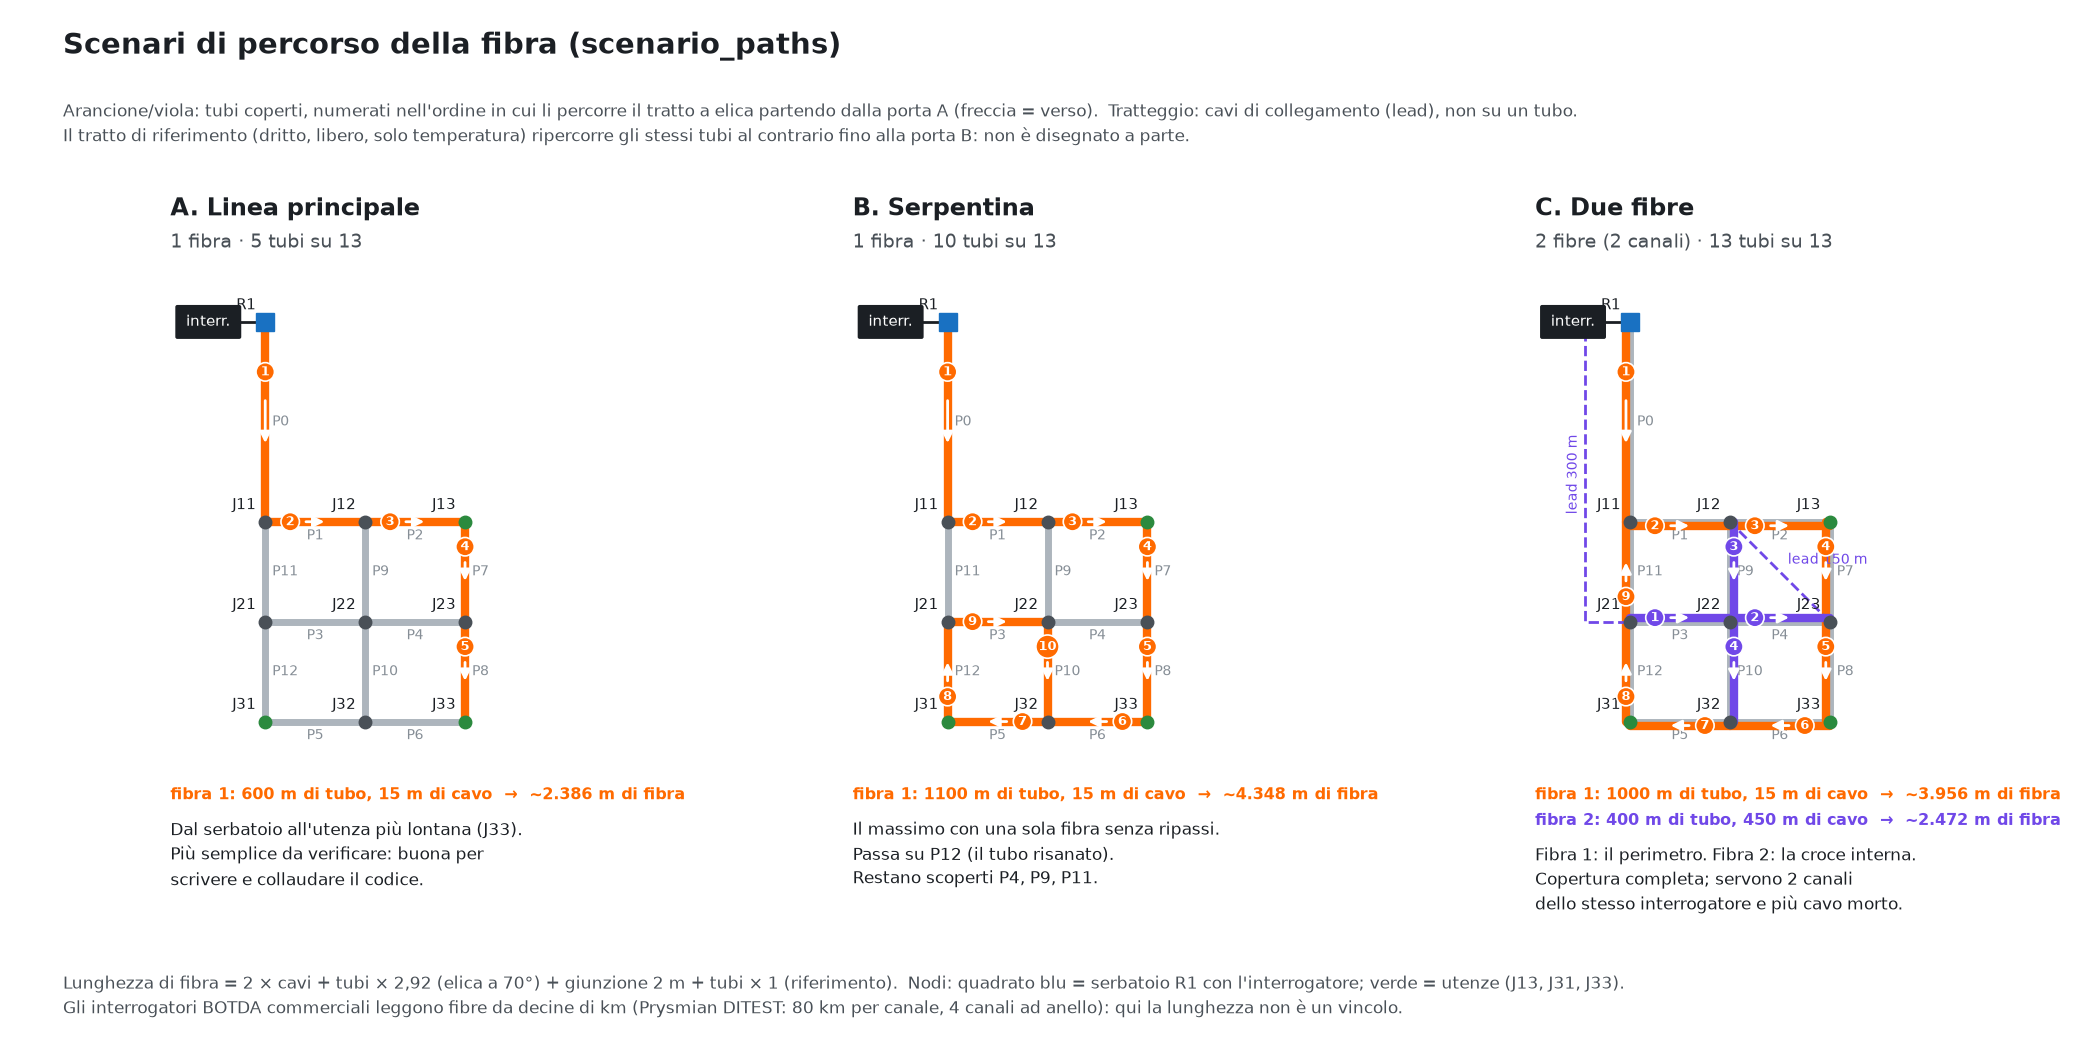

Write the Python code that produced this figure.
"""
Scenari di percorso della fibra (scenario_paths) sulla rete di prova (network/grid_3x3.inp).

Per ogni proposta: tubi coperti in ordine dalla porta A, cavi di collegamento (lead), lunghezza di fibra.
Il tratto di riferimento (dritto, libero) ripercorre sempre gli stessi tubi al contrario: non è disegnato a parte.
Uso:  python docs/img/scenario_paths.py  ->  docs/img/scenario_paths.png + docs/img/scenario_paths.drawio.svg
I percorsi si leggono dai file scenario_paths/*.yaml: per cambiarli, modificare i YAML e rigenerare.
"""
import math
from pathlib import Path

import matplotlib

matplotlib.use("Agg")
import matplotlib.pyplot as plt
from matplotlib.patches import FancyBboxPatch

XY = {"R1": (0, 400), "J11": (0, 200), "J12": (100, 200), "J13": (200, 200), "J21": (0, 100), "J22": (100, 100),
      "J23": (200, 100), "J31": (0, 0), "J32": (100, 0), "J33": (200, 0)}
PIPES = {"P0": ("R1", "J11", 200), "P1": ("J11", "J12", 100), "P2": ("J12", "J13", 100), "P3": ("J21", "J22", 100),
         "P4": ("J22", "J23", 100), "P5": ("J31", "J32", 100), "P6": ("J32", "J33", 100), "P7": ("J13", "J23", 100),
         "P8": ("J23", "J33", 100), "P9": ("J12", "J22", 100), "P10": ("J22", "J32", 100), "P11": ("J11", "J21", 100),
         "P12": ("J21", "J31", 100)}
DEMAND = {"J13", "J31", "J33"}
K = 1 / math.cos(math.radians(70))      # m di fibra per m di tubo sull'elica
LEAD_IN, JUNCTION = 15, 2
ARANCIO, VIOLA, GRIGIO, TESTO = "#ff6a00", "#7048e8", "#adb5bd", "#1b1f24"

# i percorsi si leggono dai file scenario_paths/*.yaml (unica fonte: figura e scenari non possono divergere)
import yaml  # noqa: E402

RADICE = Path(__file__).resolve().parents[2]


def _route(r):
    out = []
    for s in r:
        if "lead" in s:
            out.append(("lead", s["lead"], s.get("from"), s["to"]))
        else:
            out.append(("pipe", s["pipe"], s["from"]))
    return out


OPZIONI = []
for f in sorted((RADICE / "scenario_paths").glob("*.yaml")):
    sc = yaml.safe_load(f.read_text())
    fibre = [_route(fb["route"]) for fb in sc["fibers"]]
    coperti = {s[1] for r in fibre for s in r if s[0] == "pipe"}
    nf = len(fibre)
    sotto = (f"{nf} fibra" if nf == 1 else f"{nf} fibre ({nf} canali)") + f" · {len(coperti)} tubi su {len(PIPES)}"
    OPZIONI.append((sc["title"], sotto, fibre, sc["description"]))

def lunghezze(route):
    tubi = sum(PIPES[s[1]][2] for s in route if s[0] == "pipe")
    lead = sum(s[1] for s in route if s[0] == "lead")
    return tubi, lead, 2 * lead + tubi * K + JUNCTION + tubi   # andata (lead + elica) + giunzione + ritorno


fig, axs = plt.subplots(1, 3, figsize=(21, 10.5), dpi=100, gridspec_kw=dict(wspace=0.12, left=0.03, right=0.97,
                                                                              top=0.76, bottom=0.27))
fig.suptitle("Scenari di percorso della fibra (scenario_paths)", fontsize=21, fontweight="bold", color=TESTO,
             x=0.03, ha="left", y=0.97)
fig.text(0.03, 0.905, "Arancione/viola: tubi coperti, numerati nell'ordine in cui li percorre il tratto a elica partendo "
         "dalla porta A (freccia = verso).  Tratteggio: cavi di collegamento (lead), non su un tubo.\n"
         "Il tratto di riferimento (dritto, libero, solo temperatura) ripercorre gli stessi tubi al contrario fino alla "
         "porta B: non è disegnato a parte.", fontsize=12.5, color="#495057", va="top", linespacing=1.4)

for ax, (titolo, sotto, fibre, nota) in zip(axs, OPZIONI):
    ax.set_aspect("equal")
    ax.set_xlim(-95, 300)
    ax.set_ylim(-45, 470)
    ax.axis("off")
    ax.set_title(f"{titolo}\n", fontsize=17, fontweight="bold", color=TESTO, loc="left")
    ax.text(0.0, 1.0, sotto, transform=ax.transAxes, fontsize=13.5, color="#495057", va="bottom")
    for pid, (a, b, _) in PIPES.items():           # rete di base
        (x0, y0), (x1, y1) = XY[a], XY[b]
        ax.plot([x0, x1], [y0, y1], color=GRIGIO, lw=5, solid_capstyle="round", zorder=1)
        ax.text((x0 + x1) / 2 + (7 if x0 == x1 else 0), (y0 + y1) / 2 + (0 if x0 == x1 else -14), pid, fontsize=10,
                color="#868e96", ha="left" if x0 == x1 else "center", va="center", zorder=2)
    for n, (x, y) in XY.items():
        r = n == "R1"
        ax.plot(x, y, "s" if r else "o", ms=13 if r else 9, color="#1971c2" if r else ("#2b8a3e" if n in DEMAND else "#495057"),
                zorder=5)
        ax.text(x - 9, y + 9, n, fontsize=11, ha="right", va="bottom", color=TESTO, zorder=6)
    ax.add_patch(FancyBboxPatch((-88, 385), 62, 30, boxstyle="round,pad=2", fc="#1b1f24", ec="none", zorder=4))
    ax.text(-57, 400, "interr.", color="white", fontsize=10.5, ha="center", va="center", zorder=6)
    ax.plot([-26, 0], [400, 400], color="#1b1f24", lw=2, zorder=3)

    righe = []
    for f, route in enumerate(fibre):
        col = ARANCIO if f == 0 else VIOLA
        off = 0 if len(fibre) == 1 else (-4 if f == 0 else 4)
        k = 0
        for s in route:
            if s[0] == "lead":
                if s[2] is None and s[3] != "R1":      # cavo dall'interrogatore a un nodo lontano
                    (x1, y1) = XY[s[3]]
                    ax.plot([-26, -45, -45, x1], [395 - 8 * f, 395 - 8 * f, y1, y1], color=col, lw=2, ls="--", zorder=3)
                    ax.text(-50, (395 + y1) / 2, f"lead {s[1]} m", color=col, fontsize=10, rotation=90, ha="right",
                            va="center")
                elif s[2] is not None:
                    (x0, y0), (x1, y1) = XY[s[2]], XY[s[3]]
                    ax.plot([x0, x1], [y0, y1], color=col, lw=2, ls="--", zorder=3)
                    ax.text((x0 + x1) / 2 + 8, (y0 + y1) / 2 + 8, f"lead {s[1]} m", color=col, fontsize=10)
                continue
            k += 1
            pid, frm = s[1], s[2]
            a, b, _ = PIPES[pid]
            to = b if frm == a else a
            (x0, y0), (x1, y1) = XY[frm], XY[to]
            dx, dy = (off, 0) if x0 == x1 else (0, off)
            ax.plot([x0 + dx, x1 + dx], [y0 + dy, y1 + dy], color=col, lw=6, solid_capstyle="round", zorder=3)
            mx, my = (x0 + x1) / 2 + dx, (y0 + y1) / 2 + dy
            ax.annotate("", xy=(mx + (x1 - x0) * 0.12, my + (y1 - y0) * 0.12), xytext=(mx - (x1 - x0) * 0.12, my - (y1 - y0) * 0.12),
                        arrowprops=dict(arrowstyle="-|>", color="white", lw=2, mutation_scale=16), zorder=4)
            ax.text(x0 + (x1 - x0) * 0.25 + dx, y0 + (y1 - y0) * 0.25 + dy, str(k), fontsize=9.5, color="white",
                    fontweight="bold", ha="center", va="center", zorder=6,
                    bbox=dict(boxstyle="circle,pad=0.2", fc=col, ec="white", lw=1.2))
        tubi, lead, fibra = lunghezze(route)
        n_fibra = f"{fibra:,.0f}".replace(",", ".")
        righe.append((col, f"fibra {f + 1}: {tubi:.0f} m di tubo, {lead:.0f} m di cavo  →  ~{n_fibra} m di fibra"))
    y = -0.04
    for col, r in righe:
        ax.text(0.0, y, r, transform=ax.transAxes, fontsize=11.5, color=col, fontweight="bold", va="top")
        y -= 0.05
    ax.text(0.0, y - 0.01, nota, transform=ax.transAxes, fontsize=12.5, color=TESTO, va="top", linespacing=1.4)

fig.text(0.03, 0.035, "Lunghezza di fibra = 2 × cavi + tubi × 2,92 (elica a 70°) + giunzione 2 m + tubi × 1 (riferimento).  "
         "Nodi: quadrato blu = serbatoio R1 con l'interrogatore; verde = utenze (J13, J31, J33).\n"
         "Gli interrogatori BOTDA commerciali leggono fibre da decine di km (Prysmian DITEST: 80 km per canale, 4 canali "
         "ad anello): qui la lunghezza non è un vincolo.", fontsize=12, color="#495057", linespacing=1.45)
out = Path(__file__).with_name("scenario_paths.png")
fig.savefig(out, dpi=100, facecolor="white")
print("scritto", out)
for titolo, _, fibre, _ in OPZIONI:
    print(titolo, [tuple(round(v) for v in lunghezze(r)) for r in fibre])


# ---------------------------------------------------------------- versione modificabile in draw.io
import sys  # noqa: E402

sys.path.insert(0, str(Path(__file__).parent))
from drawio_svg import Drawing  # noqa: E402

d = Drawing(1420, 830, nome="scenario_paths")
d.label(40, 40, "Scenari di percorso della fibra (scenario_paths)", size=22, weight="bold", w=900)
d.label(40, 68, ["Arancione/viola: tubi coperti, numerati nell'ordine in cui li percorre il tratto a elica partendo "
                 "dalla porta A (triangolo = verso). Tratteggio: cavi di collegamento (lead), non su un tubo.",
                 "Il tratto di riferimento (dritto, libero, solo temperatura) ripercorre gli stessi tubi al contrario "
                 "fino alla porta B: non è disegnato a parte."], size=12.5, color="#495057", w=1340)
Y0 = 215


def P2(ox, nodo):
    x, y = XY[nodo]
    return ox + x, Y0 + (400 - y)


for i, (titolo, sotto, fibre, nota) in enumerate(OPZIONI):
    ox = 120 + i * 460
    d.label(ox - 80, 150, titolo, size=17, weight="bold", w=380)
    d.label(ox - 80, 172, sotto, size=13, color="#495057", w=380)
    for pid, (a, b, _) in PIPES.items():
        (x0, y0), (x1, y1) = P2(ox, a), P2(ox, b)
        d.line([(x0, y0), (x1, y1)], color=GRIGIO, sw=6)
        if x0 == x1:
            d.label(x0 + 8, (y0 + y1) / 2 + 4, pid, size=10, color="#868e96", w=40)
        else:
            d.label((x0 + x1) / 2, y0 + 17, pid, size=10, color="#868e96", anchor="middle", w=40)
    d.box(ox - 88, Y0 - 14, 60, 28, ["interr."], fill="#1b1f24", stroke="#1b1f24", color="#ffffff", size=11,
          bold_first=False)
    d.line([(ox - 28, Y0), (ox, Y0)], color="#1b1f24", sw=2)
    righe = []
    for f, route in enumerate(fibre):
        col = ARANCIO if f == 0 else VIOLA
        off = 0 if len(fibre) == 1 else (-4 if f == 0 else 4)
        k = 0
        for s in route:
            if s[0] == "lead":
                if s[2] is None and s[3] != "R1":
                    x1, y1 = P2(ox, s[3])
                    d.line([(ox - 58, Y0 + 14), (ox - 58, y1), (x1, y1)], color=col, sw=2, dashed=True)
                    d.label(ox - 64, (Y0 + y1) / 2 + 40, f"lead {s[1]} m", size=10, color=col, rotation=-90, w=90)
                elif s[2] is not None:
                    (x0, y0), (x1, y1) = P2(ox, s[2]), P2(ox, s[3])
                    d.line([(x0, y0), (x1, y1)], color=col, sw=2, dashed=True)
                    d.label((x0 + x1) / 2 + 8, (y0 + y1) / 2 - 4, f"lead {s[1]} m", size=10, color=col, w=80)
                continue
            k += 1
            pid, frm = s[1], s[2]
            a, b, _ = PIPES[pid]
            to = b if frm == a else a
            (x0, y0), (x1, y1) = P2(ox, frm), P2(ox, to)
            dx, dy = (off, 0) if x0 == x1 else (0, off)
            d.line([(x0 + dx, y0 + dy), (x1 + dx, y1 + dy)], color=col, sw=7)
            verso = ("e" if x1 > x0 else "w") if y0 == y1 else ("s" if y1 > y0 else "n")
            d.triangle(x0 + (x1 - x0) * 0.62 + dx, y0 + (y1 - y0) * 0.62 + dy, verso, "#ffffff", s=5)
            d.circle(x0 + (x1 - x0) * 0.28 + dx, y0 + (y1 - y0) * 0.28 + dy, 9, col, stroke="#ffffff", text=str(k),
                     size=10)
        tubi, lead, fibra = lunghezze(route)
        n_fibra = f"{fibra:,.0f}".replace(",", ".")
        righe.append((col, f"fibra {f + 1}: {tubi:.0f} m di tubo, {lead:.0f} m di cavo → ~{n_fibra} m di fibra"))
    for n, (x, y) in XY.items():
        px, py = P2(ox, n)
        if n == "R1":
            d.square(px, py, 14, "#1971c2")
        else:
            d.circle(px, py, 6, "#2b8a3e" if n in DEMAND else "#495057")
        d.label(px - 9, py - 9, n, size=11, anchor="end", w=40)
    y = 665
    for col, r in righe:
        d.label(ox - 80, y, r, size=11.5, color=col, weight="bold", w=420)
        y += 20
    d.label(ox - 80, y + 6, nota.split("\n"), size=12, w=400)

d.label(40, 790, ["Lunghezza di fibra = 2 × cavi + tubi × 2,92 (elica a 70°) + giunzione 2 m + tubi × 1 (riferimento). "
                  "Nodi: quadrato blu = serbatoio R1 con l'interrogatore; verde = utenze (J13, J31, J33).",
                  "Gli interrogatori BOTDA commerciali leggono fibre da decine di km (Prysmian DITEST: 80 km per canale, "
                  "4 canali ad anello): qui la lunghezza non è un vincolo."], size=11.5, color="#495057", w=1340)
print("scritto", d.save(Path(__file__).with_name("scenario_paths.drawio.svg")))
